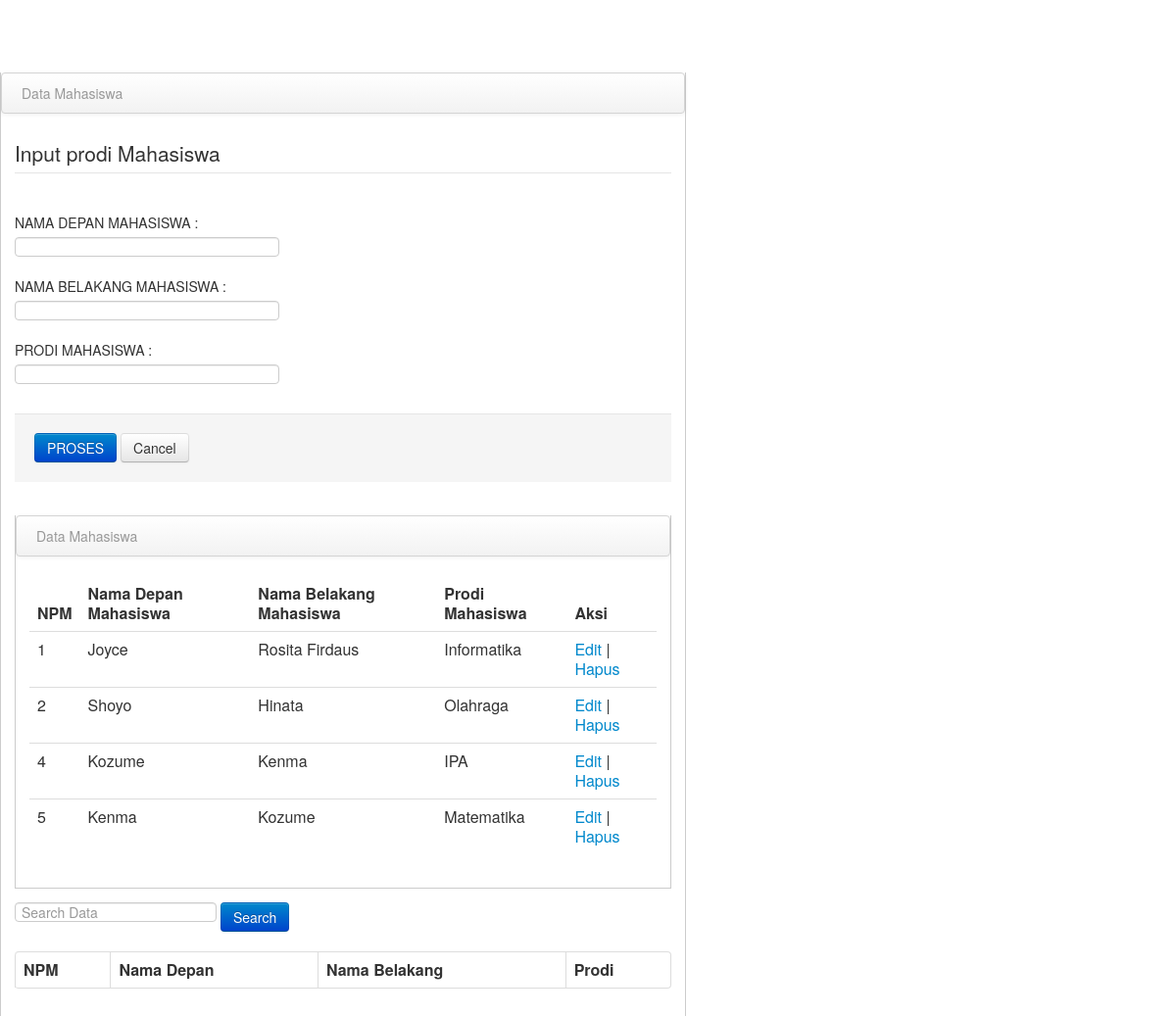
The page /form.php on the database its author committed.
### tables this page shows
CREATE TABLE `mahasiswapbw` (
  `id` int(11) NOT NULL,
  `nama_mahasiswa` varchar(255) NOT NULL,
  `namamhs` varchar(255) NOT NULL,
  `prodi` varchar(255) NOT NULL
);

### tampilkan_data.php (called while the page is built)
<?php
    include "koneksi.php";
    $proses = mysqli_query($koneksi,"SELECT * FROM mahasiswapbw")
                or die (mysqli_error($koneksi));
?>

### form.php (the view, shortened to what this page needs)
<?php
  include "tampilkan_data.php";
  include "edit_data.php";
  $data_edit = mysqli_fetch_assoc($proses_ambil);
?>
<html>
        <link href="library/bootstrap/css/bootstrap.min.css" rel="stylesheet" media="screen">
        <link href="library/bootstrap/css/bootstrap-responsive.min.css" rel="stylesheet" media="screen">
        <link href="library/assets/styles.css" rel="stylesheet" media="screen">
        <link href="https://cdn.jsdeliver.net/npm/bootstrap@5.0.0-beta1/dist/css/bootstrap.min.css" rel = "stylesheet">
        <body>
            <div class="span9" id="content">
                    <div class="row-fluid">
                        <div class="block">
                            <div class="navbar navbar-inner block-header">
                                <div class="muted pull-left">Data Mahasiswa</div>
                            </div>
                            <div class="block-content collapse in">
                                <div class="span12">
                                <?php
                                    if (isset($_GET['id']) && $_GET['id'] != ''){
                                ?>
                                    <form action="edit_data.php?id=<?php echo $data_edit['id'] ?>&proses=1" method="POST">
                                <?php
                                    }else{
                                ?>
                                  <form action="proses.php" method="POST">
                                <?php
                                    }
                                ?>
                                      <fieldset>
                                        <legend>Input prodi Mahasiswa</legend>
                                        <div class="control-group">
                                          <label class="control-label" for="nama">NAMA DEPAN MAHASISWA : </label>
                                          <div class="controls">
                                            <input type="text" class="input-xlarge focused" id="nama" name="nama"
                                            value="<?php if (isset($data_edit['nama_mahasiswa']) && $data_edit['nama_mahasiswa'] != "") echo $data_edit['nama_mahasiswa']; ?>">
                                          </div>
                                        </div>
                                        <div class="control-group">
                                          <label class="control-label" for="namablkng">NAMA BELAKANG MAHASISWA : </label>
                                          <div class="controls">
                                            <input type="text" class="input-xlarge focused" id="namablkng" name="namablkng"
                                            value="<?php if (isset($data_edit['namamhs']) && $data_edit['namamhs'] != "") echo $data_edit['namamhs']; ?>">
                                          </div>
                                        </div>
                                        <div class="control-group">
                                              <label class="control-label" for="prodi ">PRODI MAHASISWA : </label>
                                              <div class="controls">
                                                <input type="text" class="input-xlarge focused" id="prodi" name="prodi"
                                                value="<?php if (isset($data_edit['prodi']) && $data_edit['prodi'] != "") echo $data_edit['prodi'];?>">
                                          </div>
                                        <div class="form-actions">
                                          <button type="submit" class="btn btn-primary">PROSES</button>
                                          <button type="reset" class="btn">Cancel</button>
                                        </div>
                                </form>
                                </div>
                                <div class="row-fluid">
                        <div class="block">
                            <div class="navbar navbar-inner block-header">
                                <div class="muted pull-left">Data Mahasiswa</div>
                            </div>
                            <div class="block-content collapse in">
                                <div class="span12">
  									<table class="table">
						              <thead>
						                <tr>
						                  <th>NPM</th>
						                  <th>Nama Depan Mahasiswa</th>
                              <th>Nama Belakang Mahasiswa</th>
						                  <th>Prodi Mahasiswa</th>
						                  <th>Aksi</th>
						                </tr>
						              </thead>
						              <tbody>
                          <?php
                                while($data = mysqli_fetch_assoc($proses)){
                          ?>
						                <tr>
						                  <td><?php echo $data['id'] ?></td>
						                  <td><?php echo $data['nama_mahasiswa'] ?></td>
                              <td><?php echo $data['namamhs'] ?></td>
						                  <td><?php echo $data['prodi'] ?></td>
						                  <td><a href="form.php?id=<?php echo $data['id']; ?>"> Edit </a>|
						                  <a href="hapus_data.php?id=<?php echo $data['id']; ?>"> Hapus </a></td>
						                </tr>
						              <?php
                                }
                          ?>
						              </tbody>
						            </table>
                                </div>
                            </div>
                        </div>
                    </div>
                        <div class = "col-md-7">
                          <form action="" method="GET">
                            <div class="input-group mb-3">
                              <input type="text" name="search" value="<?php if(isset($_GET['search'])){echo $_GET['search']; } ?>" class="form-control" placeholder="Search Data">
                              <button type="submit" class="btn btn-primary">Search</button>
                            </div>
                          </form>
                        </div>
                          <div class="col-md-12">
                            <div class="card mt-4">
                                <div class="card-body">
                                  <table class="table table-bordered">
                                    <thead>
                                      <tr>
                                        <th>NPM</th>
                                        <th>Nama Depan</th>
                                        <th>Nama Belakang</th>
                                        <th>Prodi</th>
                                      </tr>
                                    </thead>
                                  </table>
                                </div>
                            </div>
                          </div>
                            </div>
                        </div>
                    </div>
            </div>
        </body>
</html>

### library/assets/styles.css (style rules this page uses)
body { padding-top: 0; padding-bottom: 40px; background-color: #f5f5f5; }
@media (min-width: 979px) { body { padding-top: 60px; } }
#content { margin-left:0px; }
.block { border: 1px solid #ccc; background: white; margin: 1em 0em; border-top: none; }
.block-content { margin: 1em; min-height: .25em; }
.block-header { margin-bottom: 0px; border-right: none; border-left: none; -webkit-border-radius: 0px; -moz-border-radius: 0px; border-radius: 0px; }
.block-header div { padding-top: 10px; }

### rows shown on the page
mahasiswapbw: id "1", nama_mahasiswa "Joyce", namamhs "Rosita Firdaus", prodi "Informatika"
mahasiswapbw: id "2", nama_mahasiswa "Shoyo", namamhs "Hinata", prodi "Olahraga"
mahasiswapbw: id "4", nama_mahasiswa "Kozume", namamhs "Kenma", prodi "IPA"
mahasiswapbw: id "5", nama_mahasiswa "Kenma", namamhs "Kozume", prodi "Matematika"
